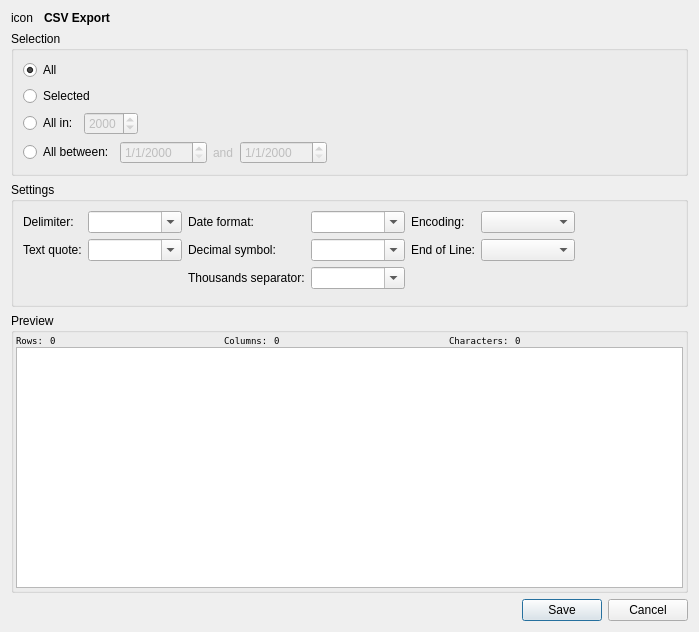
<?xml version="1.0" encoding="UTF-8"?>
<ui version="4.0">
 <author>Stefan Böhmann</author>
 <class>CsvExportDialog</class>
 <widget class="QDialog" name="CsvExportDialog">
  <property name="geometry">
   <rect>
    <x>0</x>
    <y>0</y>
    <width>699</width>
    <height>632</height>
   </rect>
  </property>
  <property name="sizePolicy">
   <sizepolicy hsizetype="Preferred" vsizetype="Minimum">
    <horstretch>0</horstretch>
    <verstretch>0</verstretch>
   </sizepolicy>
  </property>
  <layout class="QGridLayout" name="gridLayout_2">
   <item row="2" column="0">
    <widget class="QGroupBox" name="groupBox">
     <property name="title">
      <string>Settings</string>
     </property>
     <layout class="QGridLayout" name="gridLayout">
      <item row="0" column="2">
       <layout class="QFormLayout" name="formLayout_2">
        <property name="fieldGrowthPolicy">
         <enum>QFormLayout::ExpandingFieldsGrow</enum>
        </property>
        <item row="0" column="0">
         <widget class="QLabel" name="label_3">
          <property name="text">
           <string>Date format:</string>
          </property>
          <property name="buddy">
           <cstring>dateFormat</cstring>
          </property>
         </widget>
        </item>
        <item row="0" column="1">
         <widget class="KComboBox" name="dateFormat">
          <property name="editable">
           <bool>true</bool>
          </property>
          <property name="currentIndex">
           <number>-1</number>
          </property>
          <property name="minimumContentsLength">
           <number>8</number>
          </property>
         </widget>
        </item>
        <item row="1" column="0">
         <widget class="QLabel" name="label_8">
          <property name="text">
           <string>Decimal symbol:</string>
          </property>
          <property name="buddy">
           <cstring>decimalSymbol</cstring>
          </property>
         </widget>
        </item>
        <item row="1" column="1">
         <widget class="KComboBox" name="decimalSymbol">
          <property name="editable">
           <bool>true</bool>
          </property>
          <property name="minimumContentsLength">
           <number>8</number>
          </property>
         </widget>
        </item>
        <item row="2" column="0">
         <widget class="QLabel" name="label_9">
          <property name="text">
           <string>Thousands separator:</string>
          </property>
          <property name="buddy">
           <cstring>thousandsSeparator</cstring>
          </property>
         </widget>
        </item>
        <item row="2" column="1">
         <widget class="KComboBox" name="thousandsSeparator">
          <property name="editable">
           <bool>true</bool>
          </property>
          <property name="minimumContentsLength">
           <number>8</number>
          </property>
         </widget>
        </item>
       </layout>
      </item>
      <item row="0" column="3" rowspan="2">
       <layout class="QFormLayout" name="formLayout_3">
        <property name="fieldGrowthPolicy">
         <enum>QFormLayout::ExpandingFieldsGrow</enum>
        </property>
        <item row="0" column="0">
         <widget class="QLabel" name="label_4">
          <property name="text">
           <string>Encoding:</string>
          </property>
          <property name="buddy">
           <cstring>encoding</cstring>
          </property>
         </widget>
        </item>
        <item row="0" column="1">
         <widget class="KComboBox" name="encoding">
          <property name="minimumContentsLength">
           <number>8</number>
          </property>
         </widget>
        </item>
        <item row="1" column="0">
         <widget class="QLabel" name="label_6">
          <property name="text">
           <string>End of Line:</string>
          </property>
          <property name="buddy">
           <cstring>endOfLine</cstring>
          </property>
         </widget>
        </item>
        <item row="1" column="1">
         <widget class="KComboBox" name="endOfLine">
          <property name="minimumContentsLength">
           <number>8</number>
          </property>
         </widget>
        </item>
       </layout>
      </item>
      <item row="0" column="1">
       <layout class="QFormLayout" name="formLayout">
        <property name="fieldGrowthPolicy">
         <enum>QFormLayout::ExpandingFieldsGrow</enum>
        </property>
        <item row="0" column="0">
         <widget class="QLabel" name="label_5">
          <property name="text">
           <string>Delimiter:</string>
          </property>
          <property name="buddy">
           <cstring>delimiter</cstring>
          </property>
         </widget>
        </item>
        <item row="0" column="1">
         <widget class="KComboBox" name="delimiter">
          <property name="editable">
           <bool>true</bool>
          </property>
          <property name="currentIndex">
           <number>-1</number>
          </property>
          <property name="minimumContentsLength">
           <number>8</number>
          </property>
         </widget>
        </item>
        <item row="1" column="0">
         <widget class="QLabel" name="label_2">
          <property name="text">
           <string>Text quote:</string>
          </property>
          <property name="buddy">
           <cstring>textquote</cstring>
          </property>
         </widget>
        </item>
        <item row="1" column="1">
         <widget class="KComboBox" name="textquote">
          <property name="editable">
           <bool>true</bool>
          </property>
          <property name="currentIndex">
           <number>-1</number>
          </property>
          <property name="minimumContentsLength">
           <number>8</number>
          </property>
         </widget>
        </item>
       </layout>
      </item>
      <item row="0" column="4">
       <spacer name="horizontalSpacer_3">
        <property name="orientation">
         <enum>Qt::Horizontal</enum>
        </property>
        <property name="sizeHint" stdset="0">
         <size>
          <width>40</width>
          <height>20</height>
         </size>
        </property>
       </spacer>
      </item>
     </layout>
    </widget>
   </item>
   <item row="4" column="0">
    <widget class="QDialogButtonBox" name="buttonBox">
     <property name="standardButtons">
      <set>QDialogButtonBox::Cancel|QDialogButtonBox::Save</set>
     </property>
    </widget>
   </item>
   <item row="1" column="0">
    <widget class="QGroupBox" name="selectionGroupBox">
     <property name="title">
      <string>Selection</string>
     </property>
     <layout class="QVBoxLayout" name="verticalLayout">
      <item>
       <widget class="QRadioButton" name="all">
        <property name="text">
         <string>All</string>
        </property>
        <property name="checked">
         <bool>true</bool>
        </property>
       </widget>
      </item>
      <item>
       <widget class="QRadioButton" name="selected">
        <property name="text">
         <string>Selected</string>
        </property>
       </widget>
      </item>
      <item>
       <layout class="QHBoxLayout" name="horizontalLayout_2">
        <item>
         <widget class="QRadioButton" name="allInYear">
          <property name="text">
           <string>All in:</string>
          </property>
         </widget>
        </item>
        <item>
         <widget class="QDateEdit" name="allInYearEdit">
          <property name="enabled">
           <bool>false</bool>
          </property>
          <property name="displayFormat">
           <string>yyyy</string>
          </property>
         </widget>
        </item>
        <item>
         <spacer name="horizontalSpacer">
          <property name="orientation">
           <enum>Qt::Horizontal</enum>
          </property>
          <property name="sizeHint" stdset="0">
           <size>
            <width>40</width>
            <height>20</height>
           </size>
          </property>
         </spacer>
        </item>
       </layout>
      </item>
      <item>
       <layout class="QHBoxLayout" name="horizontalLayout">
        <item>
         <widget class="QRadioButton" name="allBetween">
          <property name="text">
           <string>All between:</string>
          </property>
         </widget>
        </item>
        <item>
         <widget class="QDateEdit" name="allBetweenDateStart">
          <property name="enabled">
           <bool>false</bool>
          </property>
          <property name="displayFormat">
           <string>M/d/yyyy</string>
          </property>
         </widget>
        </item>
        <item>
         <widget class="QLabel" name="label">
          <property name="enabled">
           <bool>false</bool>
          </property>
          <property name="text">
           <string>and</string>
          </property>
         </widget>
        </item>
        <item>
         <widget class="QDateEdit" name="allBetweenDateEnd">
          <property name="enabled">
           <bool>false</bool>
          </property>
          <property name="displayFormat">
           <string>M/d/yyyy</string>
          </property>
         </widget>
        </item>
        <item>
         <spacer name="horizontalSpacer_2">
          <property name="orientation">
           <enum>Qt::Horizontal</enum>
          </property>
          <property name="sizeHint" stdset="0">
           <size>
            <width>40</width>
            <height>20</height>
           </size>
          </property>
         </spacer>
        </item>
       </layout>
      </item>
     </layout>
    </widget>
   </item>
   <item row="0" column="0">
    <layout class="QHBoxLayout" name="horizontalLayout_3">
     <item>
      <widget class="QLabel" name="iconLabel">
       <property name="text">
        <string comment="KDE::DoNotExtract">icon</string>
       </property>
      </widget>
     </item>
     <item>
      <widget class="QLabel" name="label_11">
       <property name="sizePolicy">
        <sizepolicy hsizetype="Expanding" vsizetype="Preferred">
         <horstretch>0</horstretch>
         <verstretch>0</verstretch>
        </sizepolicy>
       </property>
       <property name="font">
        <font>
         <weight>75</weight>
         <bold>true</bold>
        </font>
       </property>
       <property name="text">
        <string>CSV Export</string>
       </property>
       <property name="margin">
        <number>3</number>
       </property>
       <property name="indent">
        <number>5</number>
       </property>
      </widget>
     </item>
    </layout>
   </item>
   <item row="3" column="0">
    <widget class="QGroupBox" name="groupBox_3">
     <property name="title">
      <string>Preview</string>
     </property>
     <layout class="QGridLayout" name="gridLayout_3">
      <property name="horizontalSpacing">
       <number>-1</number>
      </property>
      <property name="verticalSpacing">
       <number>0</number>
      </property>
      <property name="margin">
       <number>2</number>
      </property>
      <item row="0" column="0">
       <widget class="QLabel" name="label_10">
        <property name="font">
         <font>
          <family>DejaVu Sans Mono</family>
          <pointsize>7</pointsize>
         </font>
        </property>
        <property name="text">
         <string>Rows:</string>
        </property>
       </widget>
      </item>
      <item row="0" column="1">
       <widget class="QLabel" name="rowCountLabel">
        <property name="sizePolicy">
         <sizepolicy hsizetype="Expanding" vsizetype="Preferred">
          <horstretch>0</horstretch>
          <verstretch>0</verstretch>
         </sizepolicy>
        </property>
        <property name="font">
         <font>
          <family>DejaVu Sans Mono</family>
          <pointsize>7</pointsize>
         </font>
        </property>
        <property name="text">
         <string comment="KDE::DoNotExtract">0</string>
        </property>
       </widget>
      </item>
      <item row="0" column="2">
       <widget class="QLabel" name="label_12">
        <property name="font">
         <font>
          <family>DejaVu Sans Mono</family>
          <pointsize>7</pointsize>
         </font>
        </property>
        <property name="text">
         <string>Columns:</string>
        </property>
       </widget>
      </item>
      <item row="0" column="3">
       <widget class="QLabel" name="columnCountLabel">
        <property name="sizePolicy">
         <sizepolicy hsizetype="Expanding" vsizetype="Preferred">
          <horstretch>0</horstretch>
          <verstretch>0</verstretch>
         </sizepolicy>
        </property>
        <property name="font">
         <font>
          <family>DejaVu Sans Mono</family>
          <pointsize>7</pointsize>
         </font>
        </property>
        <property name="text">
         <string comment="KDE::DoNotExtract">0</string>
        </property>
       </widget>
      </item>
      <item row="0" column="4">
       <widget class="QLabel" name="label_13">
        <property name="font">
         <font>
          <family>DejaVu Sans Mono</family>
          <pointsize>7</pointsize>
         </font>
        </property>
        <property name="text">
         <string>Characters:</string>
        </property>
       </widget>
      </item>
      <item row="0" column="5">
       <widget class="QLabel" name="characterCountLabel">
        <property name="sizePolicy">
         <sizepolicy hsizetype="Expanding" vsizetype="Preferred">
          <horstretch>0</horstretch>
          <verstretch>0</verstretch>
         </sizepolicy>
        </property>
        <property name="font">
         <font>
          <family>DejaVu Sans Mono</family>
          <pointsize>7</pointsize>
         </font>
        </property>
        <property name="text">
         <string comment="KDE::DoNotExtract">0</string>
        </property>
       </widget>
      </item>
      <item row="1" column="0" colspan="6">
       <widget class="QPlainTextEdit" name="preview">
        <property name="undoRedoEnabled">
         <bool>false</bool>
        </property>
        <property name="readOnly">
         <bool>true</bool>
        </property>
       </widget>
      </item>
     </layout>
    </widget>
   </item>
  </layout>
 </widget>
 <customwidgets>
  <customwidget>
   <class>KComboBox</class>
   <extends>QComboBox</extends>
   <header>kcombobox.h</header>
  </customwidget>
 </customwidgets>
 <tabstops>
  <tabstop>selected</tabstop>
  <tabstop>all</tabstop>
  <tabstop>allInYear</tabstop>
  <tabstop>allInYearEdit</tabstop>
  <tabstop>allBetween</tabstop>
  <tabstop>allBetweenDateStart</tabstop>
  <tabstop>allBetweenDateEnd</tabstop>
  <tabstop>delimiter</tabstop>
  <tabstop>textquote</tabstop>
  <tabstop>dateFormat</tabstop>
  <tabstop>decimalSymbol</tabstop>
  <tabstop>thousandsSeparator</tabstop>
  <tabstop>encoding</tabstop>
  <tabstop>endOfLine</tabstop>
  <tabstop>buttonBox</tabstop>
 </tabstops>
 <resources/>
 <connections>
  <connection>
   <sender>allInYear</sender>
   <signal>toggled(bool)</signal>
   <receiver>allInYearEdit</receiver>
   <slot>setEnabled(bool)</slot>
   <hints>
    <hint type="sourcelabel">
     <x>70</x>
     <y>143</y>
    </hint>
    <hint type="destinationlabel">
     <x>157</x>
     <y>146</y>
    </hint>
   </hints>
  </connection>
  <connection>
   <sender>allBetween</sender>
   <signal>toggled(bool)</signal>
   <receiver>allBetweenDateStart</receiver>
   <slot>setEnabled(bool)</slot>
   <hints>
    <hint type="sourcelabel">
     <x>86</x>
     <y>176</y>
    </hint>
    <hint type="destinationlabel">
     <x>259</x>
     <y>179</y>
    </hint>
   </hints>
  </connection>
  <connection>
   <sender>allBetween</sender>
   <signal>toggled(bool)</signal>
   <receiver>label</receiver>
   <slot>setEnabled(bool)</slot>
   <hints>
    <hint type="sourcelabel">
     <x>121</x>
     <y>176</y>
    </hint>
    <hint type="destinationlabel">
     <x>290</x>
     <y>179</y>
    </hint>
   </hints>
  </connection>
  <connection>
   <sender>allBetween</sender>
   <signal>toggled(bool)</signal>
   <receiver>allBetweenDateEnd</receiver>
   <slot>setEnabled(bool)</slot>
   <hints>
    <hint type="sourcelabel">
     <x>29</x>
     <y>176</y>
    </hint>
    <hint type="destinationlabel">
     <x>423</x>
     <y>179</y>
    </hint>
   </hints>
  </connection>
  <connection>
   <sender>buttonBox</sender>
   <signal>rejected()</signal>
   <receiver>CsvExportDialog</receiver>
   <slot>reject()</slot>
   <hints>
    <hint type="sourcelabel">
     <x>584</x>
     <y>415</y>
    </hint>
    <hint type="destinationlabel">
     <x>593</x>
     <y>487</y>
    </hint>
   </hints>
  </connection>
 </connections>
</ui>
